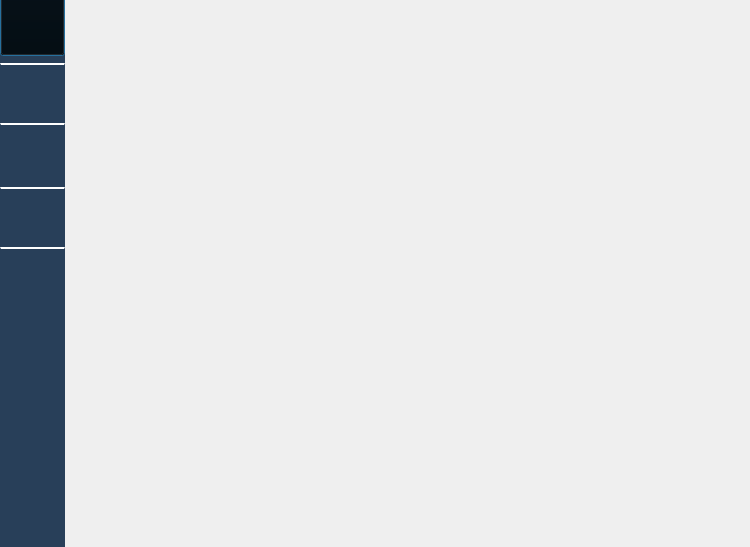
<?xml version="1.0" encoding="UTF-8"?>
<ui version="4.0">
 <class>Dialog</class>
 <widget class="QDialog" name="Dialog">
  <property name="geometry">
   <rect>
    <x>0</x>
    <y>0</y>
    <width>750</width>
    <height>547</height>
   </rect>
  </property>
  <property name="windowTitle">
   <string>Dialog</string>
  </property>
  <widget class="QWidget" name="widget" native="true">
   <property name="geometry">
    <rect>
     <x>0</x>
     <y>-3</y>
     <width>750</width>
     <height>568</height>
    </rect>
   </property>
   <widget class="QWidget" name="widget_2" native="true">
    <property name="geometry">
     <rect>
      <x>0</x>
      <y>0</y>
      <width>65</width>
      <height>560</height>
     </rect>
    </property>
    <property name="styleSheet">
     <string notr="true">QWidget#widget_2 {
background-color: #283f59;
}
</string>
    </property>
    <widget class="QPushButton" name="user">
     <property name="geometry">
      <rect>
       <x>0</x>
       <y>0</y>
       <width>65</width>
       <height>59</height>
      </rect>
     </property>
     <property name="styleSheet">
      <string notr="true">background-color: transparent;</string>
     </property>
     <property name="text">
      <string/>
     </property>
     <property name="icon">
      <iconset>
       <normaloff>../images/user-svgrepo-com.svg</normaloff>../images/user-svgrepo-com.svg</iconset>
     </property>
     <property name="iconSize">
      <size>
       <width>26</width>
       <height>26</height>
      </size>
     </property>
     <property name="autoDefault">
      <bool>true</bool>
     </property>
     <property name="default">
      <bool>false</bool>
     </property>
     <property name="flat">
      <bool>false</bool>
     </property>
    </widget>
    <widget class="QPushButton" name="search">
     <property name="geometry">
      <rect>
       <x>0</x>
       <y>66</y>
       <width>65</width>
       <height>59</height>
      </rect>
     </property>
     <property name="styleSheet">
      <string notr="true">background-color: transparent;
border-top:2px solid white; </string>
     </property>
     <property name="text">
      <string/>
     </property>
     <property name="icon">
      <iconset>
       <normaloff>../images/search-svgrepo-com.svg</normaloff>../images/search-svgrepo-com.svg</iconset>
     </property>
     <property name="iconSize">
      <size>
       <width>24</width>
       <height>24</height>
      </size>
     </property>
    </widget>
    <widget class="QPushButton" name="history">
     <property name="geometry">
      <rect>
       <x>0</x>
       <y>126</y>
       <width>65</width>
       <height>59</height>
      </rect>
     </property>
     <property name="styleSheet">
      <string notr="true">color: white;
background-color: transparent;
border-top: 2px solid white;</string>
     </property>
     <property name="text">
      <string/>
     </property>
     <property name="icon">
      <iconset>
       <normaloff>../images/history-svgrepo-com.svg</normaloff>../images/history-svgrepo-com.svg</iconset>
     </property>
     <property name="iconSize">
      <size>
       <width>24</width>
       <height>24</height>
      </size>
     </property>
    </widget>
    <widget class="QPushButton" name="plus">
     <property name="geometry">
      <rect>
       <x>0</x>
       <y>190</y>
       <width>65</width>
       <height>59</height>
      </rect>
     </property>
     <property name="styleSheet">
      <string notr="true">color: white;
background-color: transparent;
border-top: 2px solid white;</string>
     </property>
     <property name="text">
      <string/>
     </property>
     <property name="icon">
      <iconset>
       <normaloff>../images/plus.png</normaloff>../images/plus.png</iconset>
     </property>
     <property name="iconSize">
      <size>
       <width>24</width>
       <height>24</height>
      </size>
     </property>
    </widget>
    <widget class="QPushButton" name="all_items">
     <property name="geometry">
      <rect>
       <x>0</x>
       <y>250</y>
       <width>65</width>
       <height>59</height>
      </rect>
     </property>
     <property name="styleSheet">
      <string notr="true">color: white;
background-color: transparent;
border-top: 2px solid white;</string>
     </property>
     <property name="text">
      <string/>
     </property>
     <property name="icon">
      <iconset>
       <normaloff>../images/shopping-bag.png</normaloff>../images/shopping-bag.png</iconset>
     </property>
     <property name="iconSize">
      <size>
       <width>26</width>
       <height>34</height>
      </size>
     </property>
    </widget>
   </widget>
   <widget class="QWidget" name="change" native="true">
    <property name="geometry">
     <rect>
      <x>65</x>
      <y>0</y>
      <width>685</width>
      <height>560</height>
     </rect>
    </property>
    <property name="styleSheet">
     <string notr="true">QWidget#operations{
background-color: rgba(0,0,0,0.2);
}

</string>
    </property>
   </widget>
  </widget>
 </widget>
 <resources/>
 <connections/>
</ui>
